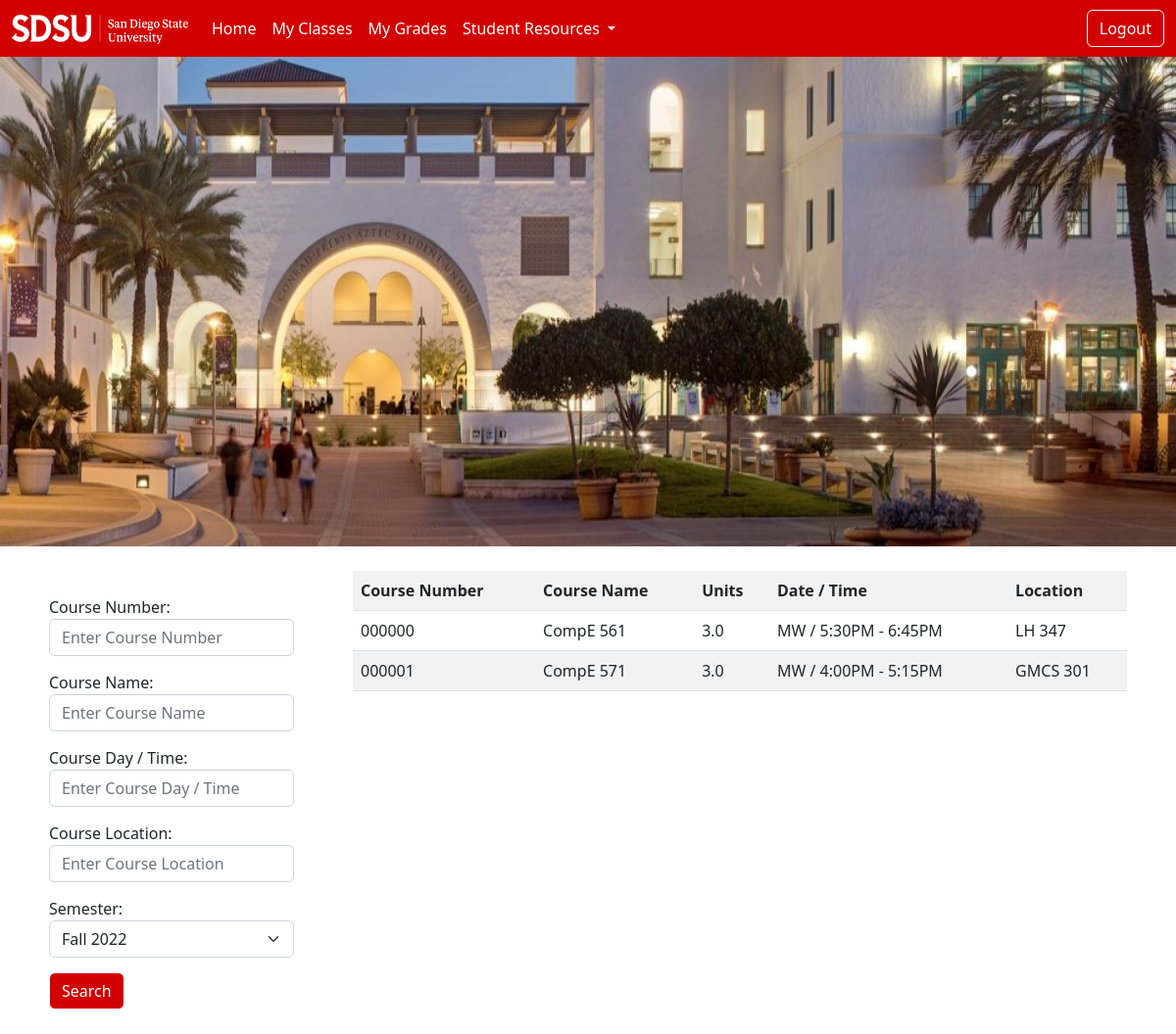
/myClasses, run on the app's committed database.
### members/models.py (models this page shows, shortened)
class Classes(models.Model):
    courseNumber = models.CharField('Course Number', max_length = 100)
    courseName = models.CharField('Course Name', max_length = 100)
    units = models.CharField('Units', max_length = 100)
    dayAndTime = models.CharField('Day / Time', max_length = 100)
    location = models.CharField('Location', max_length = 100)
    semester = models.CharField('Semester', max_length = 100)
    students_in_class = models.ManyToManyField(Students, blank=True)

### members/views.py (the view)
# urls.py: path('myClasses', views.myClasses),
def myClasses(request):
    class_list = Classes.objects.all()
    return render(request, 'myClasses.html', {'class_list': class_list})

### members/templates/myClasses.html (shortened to what this page needs)
<!DOCTYPE html>
<html lang="en">
<head>
{% load static %}
<link href="https://cdn.jsdelivr.net/npm/bootstrap@5.2.2/dist/css/bootstrap.min.css" rel="stylesheet">
<link rel="stylesheet" href="{% static 'style.css' %}">
</head>
<body>
    <nav class="navbar navbar-expand-lg navbar-light bg-primary">
        <div class="container-fluid">
          <a class="navbar-brand" href="#">
            <img src="{% static 'img/sdsu_primary_logo_rgb_horizontal_1_color_white.png' %}" height="30" width="180">
          </a>
          <div class="collapse navbar-collapse" id="navbarSupportedContent">
            <ul class="navbar-nav me-auto mb-2 mb-lg-0">
              <li class="nav-item">
                <a class="nav-link active" aria-current="page" href="/homepage">Home</a>
              </li>
              <li class="nav-item">
                <a class="nav-link" href="/myClasses">My Classes</a>
              </li>
              <li class="nav-item">
                <a class="nav-link" href="/myGrades">My Grades</a>
              </li>
              <li class="nav-item dropdown">
                <a class="nav-link dropdown-toggle" href="#" id="navbarDropdown" role="button" data-bs-toggle="dropdown" aria-expanded="false">
                  Student Resources
                </a>
              </li>
            </ul>
            <a href = "{% url 'Logout' %}">
              <button style="color: white; background-color: #D20101; border-color: white;" class="btn btn-outline-success" type="submit">Logout</button>
            </a>
          </div>
        </div>
    </nav>
    <img src="{% static 'img/footer-sock-new-walkway.jpg' %}" class="banner" alt="Responsive image" height = "500px">
    <div class = "center-table">
      <table class = "table table-striped">
        <tr>
          <th>Course Number</th>
          <th>Course Name</th>
          <th>Units</th>
          <th>Date / Time</th>
          <th>Location</th>
        </tr>
        {% for class in class_list %}
        <tr>
          <td>{{class.courseNumber}}</td>
          <td>{{class.courseName}}</td>
          <td>{{class.units}}</td>
          <td>{{class.dayAndTime}}</td>
          <td>{{class.location}}</td>
        </tr>
        {% endfor %}
      </table>
    </div>
    <div class = "left-form">
        <div class="form-group">
          <label for="Course-Code">Course Number:</label>
          <input type="text" class="form-control" id="Course-Code" placeholder="Enter Course Number">
        </div>
        <div class="form-group">
          <label for="Course-Name" style = "margin-top: 15px;">Course Name:</label>
          <input type="text" class="form-control" id="Course-Name" placeholder="Enter Course Name">
        </div>
        <div class="form-group">
          <label for="Course-Day/Time" style = "margin-top: 15px;">Course Day / Time:</label>
          <input type="text" class="form-control" id="Course-Day/Time" placeholder="Enter Course Day / Time">
        </div>
        <div class="form-group">
          <label for="Course-Location" style = "margin-top: 15px;">Course Location:</label>
          <input type="text" class="form-control" id="Course-Location" placeholder="Enter Course Location">
        </div>
        <div>
          <label for="Course-Location" style = "margin-top: 15px;">Semester:</label>
          <select class="form-select" id="Course-Location">
            <option value="1">Fall 2022</option>
          </select>
        </div>
          <button type="submit" class="btn btn-primary" style = "margin-top: 15px; color: white; background-color: #D20101; border-color: white;">Search</button>
    </div>
</body>
</html>

### static/style.css (style rules this page uses)
.navbar { background: #D20101 !important; }
.nav-link { color:white !important; }
.center-table { width: 70%; float: right; padding-top: 25px; padding-right: 50px; padding-bottom: 25px; }
.left-form { width: 25%; float: left; padding-top: 50px; padding-left: 50px; padding-bottom: 25px; }
.banner { width: 100%; }

### data on the page
Classes: courseNumber "000000", courseName "CompE 561", units "3.0", dayAndTime "MW / 5:30PM - 6:45PM", location "LH 347"
Classes: courseNumber "000001", courseName "CompE 571", units "3.0", dayAndTime "MW / 4:00PM - 5:15PM", location "GMCS 301"
